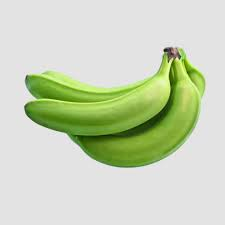
#> input picture data/banana/download (11).jpg, 225 x 225 px, given in place of predictions.jpg, which was not available
$ jupyter execute --allow-errors Darknet_Yolo.ipynb   (shell and % lines are left out)   (text cells are left out)
#> lines starting #> are read from the running program, lines starting #| are printed output that depends on the picture
[cell 1]
# Importa a biblioteca do drive.
# usando esse path "/content/gdrive/My Drive/".

from google.colab import drive
#> (the rest of this cell did not finish here and is left out)

[cell 2]
# Instala o tree para visualizar melhor a estrutura de diretórios.

[cell 3]
# Lista a estrutura de diretórios do google drive

[cell 4]
# Simplifica o caminho do google drive com um link simbólico.

[cell 5]
# Listando diretório para verificar se já não foi clonado o repositório da darkenet.

[cell 6]
# Clona o repositório darknet.

[cell 7]
# Altera o makefile para ter GPU e OPENCV habilitados.
%cd darknet

[cell 8]
# verifica a versão do CUDA.

[cell 9]
# Compila a darknet gerando o executável que pode ser usado para executar ou treinar novos detectores.
# Ele compila com vários warnings provavelmente devido a antiguidade da rede e atualizações do cuda e driver nvídia.

[cell 10]
# Baixa os pesos pré-treinados da coco dataset para yolov4.

[cell 11]
# Descomentamos na primeira execução apenas para copiar a rede compilada para nosso Google Drive.
# Copia a Darknet compilada para o drive.

[cell 12]
# Algumas funções de ajuda como exibir as imagens, download e upload de arquivos para a VM.
def imShow(path):
#> called with path = 'predictions.jpg'
  import cv2
  import matplotlib.pyplot as plt
  %matplotlib inline

  image = cv2.imread(path)
#> image is the input picture: shape (225, 225, 3); mean B, G, R 185.1, 212.1, 201.7
  height, width = image.shape[:2]
#> height = 225; width = 225
  resized_image = cv2.resize(image,(3*width, 3*height), interpolation = cv2.INTER_CUBIC)

  fig = plt.gcf()
  fig.set_size_inches(18, 10)
  plt.axis("off")
  plt.imshow(cv2.cvtColor(resized_image, cv2.COLOR_BGR2RGB))
  plt.show()
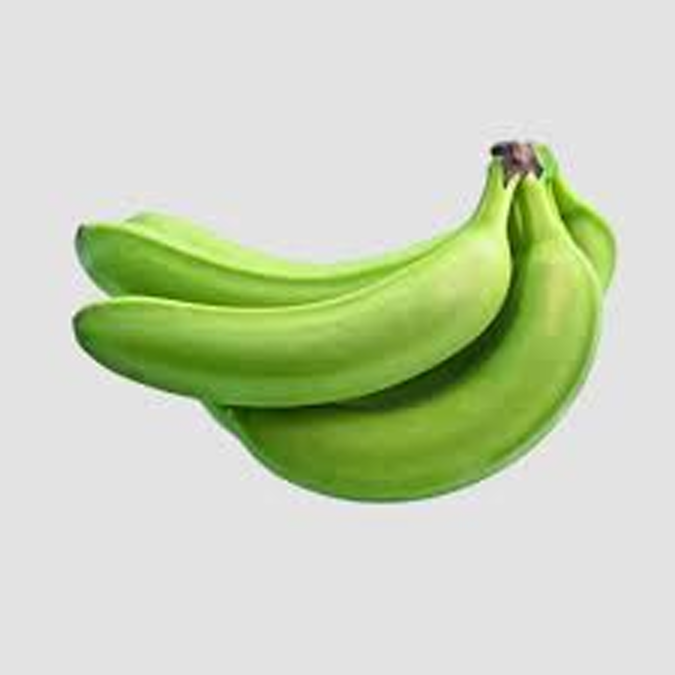
#> shown: shape (675, 675, 3); mean R, G, B 201.7, 212.1, 185.1

# Upload de arquivos
def upload():
  from google.colab import files
  uploaded = files.upload()
  for name, data in uploaded.items():
    with open(name, 'wb') as f:
      f.write(data)
      print ('saved file', name)

# Download de arquivos
def download(path):
  from google.colab import files
  files.download(path)

[cell 13]
# Roda a darknet em imagens de teste.

[cell 14]
# Mostra a imagem usando a função de ajuda.
imShow('predictions.jpg')

[cell 15]
# Customização do dataset - Para a customização do dataset foram 2 ferramentas, a label studio (https://labelstud.io/)
# para rotulagem de dados e o toolkit através desse vídeo https://www.youtube.com/watch?v=r0RspiLG260&t=250s e o
# OIDv4 toolkit, (https://github.com/theAIGuysCode/OIDv4_ToolKit), através desse tutorial https://colab.research.google.com/drive/1Mh2HP_Mfxoao6qNFbhfV3u28tG8jAVG
# Copia para a raiz da VM o dataset no formato yolo que foi compactado.

[cell 16]
# Descompacta o arquivo dentro da pasta data.

[cell 17]
# Copia o arquivo de configuração para o Drive para baixar localmente e fazer as alterações para o treinamento no dataset customizado.
#!cp cfg/yolov4.cfg /mydrive/yolov4/yolov4_custom2.cfg

[cell 18]
# Copia o arquivo alterado para a pasta cfg.

[cell 19]
# Copia os arquivos obj.names e obj.data do google drive para a pasta data.
# Esses arquivos são usados para o treinamento do dataset customizado.
# Tanto esses arquivos como o arquivo .cfg e o arquivo train.txt foram criados seguindo o modelo
# Desse tutorial https://colab.research.google.com/drive/1Mh2HP_Mfxoao6qNFbhfV3u28tG8jAVGk

[cell 20]
# Após baixar e copiar o script para o google drive,
# https://github.com/theAIGuysCode/YoloGenerateTrainingFile/blob/master/generate_train.py
# Copia o script generate_train.py do google drive para a VM

[cell 21]
# Executa o script para a criação do arquivo train.txt

[cell 22]
# Verifica se o arquivo train.txt foi criado na pasta darknet/data

[cell 23]
# Exibe o conteúdo do arquivo train.txt

[cell 24]
# Baixa os pesos pré-treinados para a camada convulacional para acelerar o treinamento

[cell 25]
# Executa o treinamento com o dataset customizado (foram adicionadas 3 novas classes: ant, bee and beattle)

[cell 26]
# Copia os pesos do treinamento customizado para o Colab.

[cell 27]
# Copia uma imagem nova (não treinada) para efetuar a detecção.

[cell 28]
# Listar para confirmar se os arquivos estão todos OK.

[cell 29]
# Testa a detecção na imagem nova com os pesos, arquivo .cfg e obj.data customizados.

[cell 30]
#Mostra a imagem com detecção.
imShow('predictions.jpg')

$ run again, on data/banana/download (2).jpg
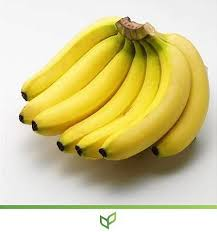
#> input picture data/banana/download (2).jpg, 217 x 232 px, given in place of predictions.jpg, which was not available
#> in imShow, image is the input picture: shape (232, 217, 3); mean B, G, R 145.8, 202.1, 212.6
#> in imShow, `plt.show()`:
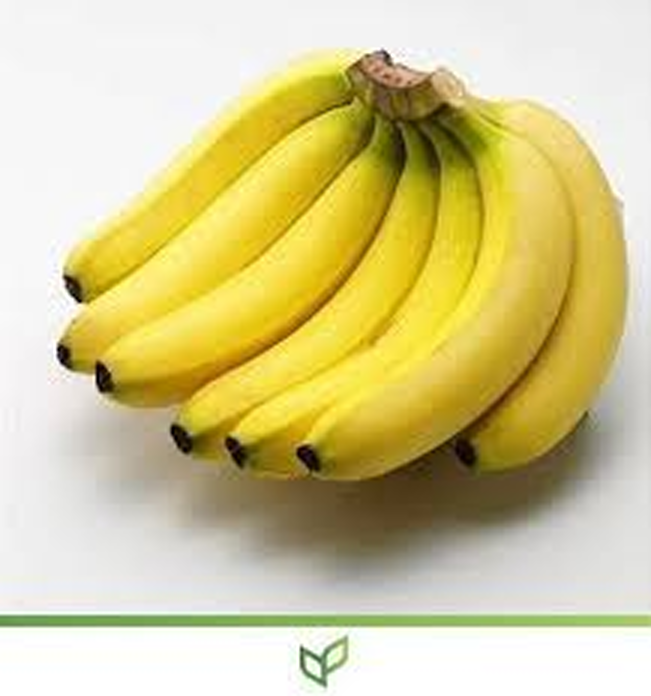
#> shown: shape (696, 651, 3); mean R, G, B 212.6, 202.1, 145.8

$ run again, on data/banana/download (3).jpg
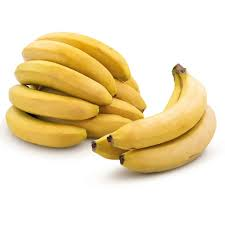
#> input picture data/banana/download (3).jpg, 225 x 225 px, given in place of predictions.jpg, which was not available
#> in imShow, image is the input picture: shape (225, 225, 3); mean B, G, R 185.9, 221.6, 237.5
#> in imShow, `plt.show()`:
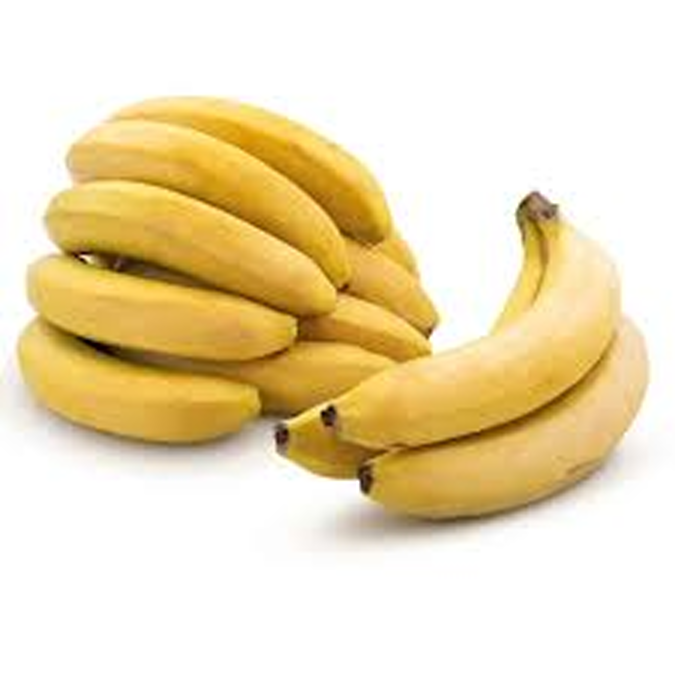
#> shown: shape (675, 675, 3); mean R, G, B 237.4, 221.6, 185.9
